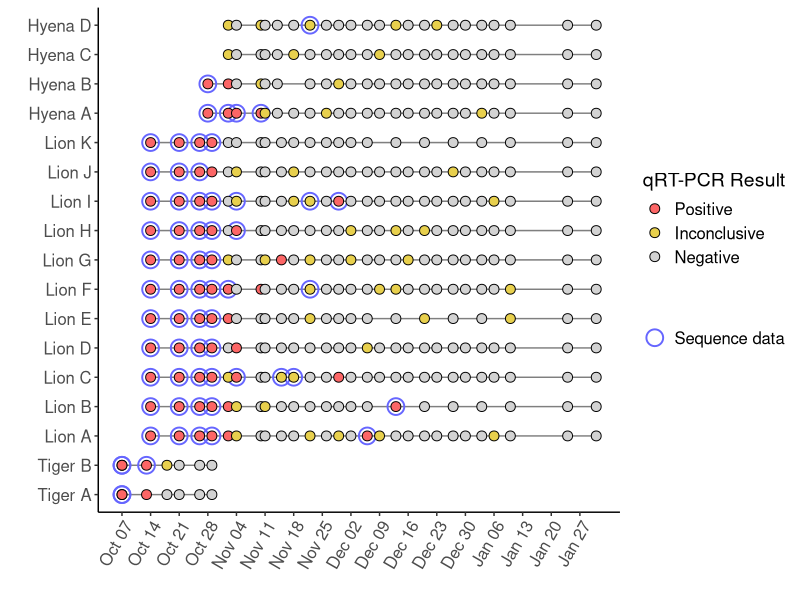
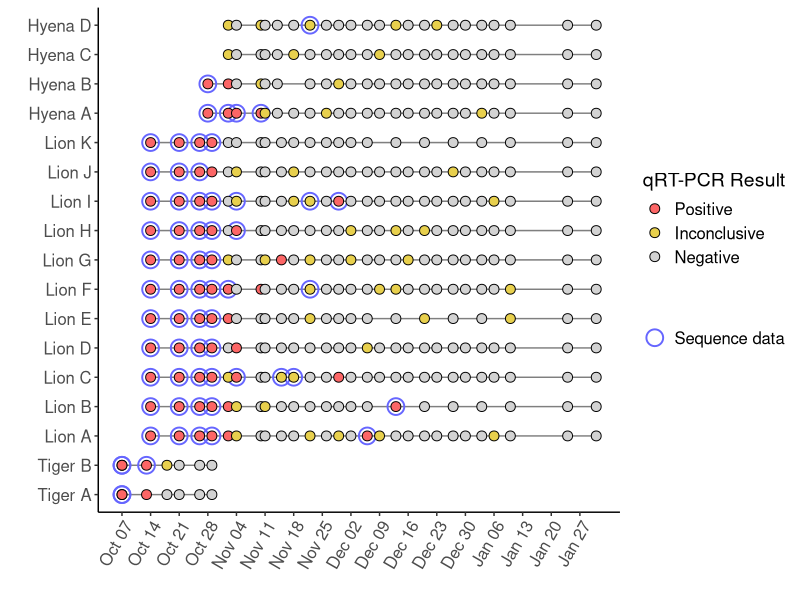

R code for these plots, in order:
### DZSARS2 NGS and RT-PCR results overview ###

### prep ###

# load packages

library(readxl)
library(openxlsx)
library(tidyverse)
library(lubridate)

# set working directory
setwd("")

# load list of best sequences chosen from the two technical replicates (includes replicate info)
best_names <- read.table("best_seqs_list.txt", col.names="names") %>%
  pull(names)

# load list of all samples with NGS data (no rep info)
NGS_names <- read.table("seqs_list.txt", col.names="names") %>%
  pull(names)

# load list of timeline dates for plotting
timeline_dates <- read.table("timeline_dates.txt", col.names="dates") %>%
  mutate(dates = as.Date(dates))

# load Pangolin table from nf-core/viralrecon MultiQC and clean up datasheet

df <- read_csv("summary_variants_metrics_mqc.csv") %>%
  rename_all(function(x) gsub(" ", "_", x)) %>% # get rid of spaces in column names
  rename_all(., .funs = tolower) %>% # make all lowercase too
  rename("name" = 1) %>% 
  separate_wider_delim(name, delim = "_", 
                       names = c("seq_id", "collection_date", "rep"),
                       too_few = "align_start",
                       cols_remove=F) %>%
  mutate(collection_date = ymd(collection_date),
         species = str_remove_all(seq_id, "[0-9]"),
         animal_number = str_remove_all(seq_id, "[a-z]"),
         ngs = ifelse((name %in% best_names), "seq_data", "no_seq_data"))


### RT-PCR data ###

# read in inconclusives

df_incon <- read_xlsx("DZ_incon_PCR_data.xlsx") %>%
  separate_wider_delim(Sample_ID, delim = "_", 
                       names = c("seq_id", "collection_date"),
                       too_few = "align_start",
                       cols_remove=F) %>%
  #separate(Sample_ID, c("seq_id", "collection_date")) %>%
  mutate(collection_date = ymd(collection_date),
         ngs = ifelse((Sample_ID %in% NGS_names), 
                      "seq_data", "no_seq_data"),
         dataset_ID = Sample_ID)

# read in positives and new animal ids and merge with inconclusives

# id datasheet
ids <- read_xlsx("DZ_new_ids.xlsx")

# combine everything
df_all_pcr <- read_xlsx("DZ_PCR_data_cleaned.xlsx") %>%
  mutate(ngs = ifelse((dataset_id %in% NGS_names), 
                      "seq_data", "no_seq_data")) %>%
  left_join(df_incon, by = c("collection_date", "seq_id", "ngs", c("dataset_id"="dataset_ID"))) %>%
  select(-c(Sample_ID, animal_id)) %>%
  left_join(ids, by = "seq_id") %>% select(animal_ID, everything()) %>%
  mutate(collection_date = ymd(collection_date),
         collection_date = as.character(collection_date),
         strain = paste0(animal_ID, "_", collection_date),
         strain = str_replace_all(strain, " ", ""),
         strain = str_replace_all(strain, "-", ""))

# write cleaned up datasheet

wb <- createWorkbook("all_DZ_metadata_cleaned.xlsx")
addWorksheet(wb, "all_metadata")
writeData(wb, "all_metadata", df_all_pcr, borders="all")
saveWorkbook(wb, "all_DZ_metadata_cleaned.xlsx", overwrite = TRUE)


### plotting timeline ###

timeline_df <- df_all_pcr %>%
  mutate(collection_date = as.Date(collection_date),
         animal_ID = factor(animal_ID, levels = c( "Tiger A","Tiger B", "Lion A" , "Lion B","Lion C" , 
                                                   "Lion D" , "Lion E" ,
                                                   "Lion F" , "Lion G","Lion H" ,"Lion I" ,"Lion J", "Lion K" ,
                                                   "Hyena A", "Hyena B","Hyena C", "Hyena D" )))

ggplot(timeline_df %>%
         drop_na(result) %>% 
         mutate(result = factor(result, 
                                levels= c("Positive", 
                                          "Inconclusive", 
                                          "Negative"))),
       aes(x=collection_date, 
           y=animal_ID)) + 
  geom_line(aes(group=animal_ID), alpha=0.5) +
  geom_point(data = timeline_df %>% filter(ngs == "seq_data"),
             aes(x=collection_date,
                 y=animal_ID, 
                 shape = ngs), fill=NA, size=5, stroke=1, color="#6666FF") +
  geom_point(aes(fill = result), #size=ngs
             shape=21, size=3) + 
  scale_fill_discrete(type = c("#FC6666", 
                               "#e8d04d", 
                               "lightgrey"),
                      na.value = NA) +
  # scale_size_manual(values = c(3, 4),
  #                       labels = c("No NGS data", "NGS data"))+
  scale_shape_manual(values = c("seq_data" = 21),
                     name = "",
                     labels = "Sequence data") +
  scale_x_date(
    date_labels = "%b %d",
    breaks = timeline_dates$dates) + #unique(timeline_df$collection_date))+
  labs(y="", x="", fill="qRT-PCR Result")+ 
  theme_classic() +
  theme(axis.text.x = element_text(angle = 60,
                                   hjust=1,size=12),
        axis.text.y = element_text(size=12),
        legend.text = element_text(size=12),
        legend.title = element_text(size=14))

ggsave("fig1_timeline_with_NGS.pdf", width=9, height=6)
